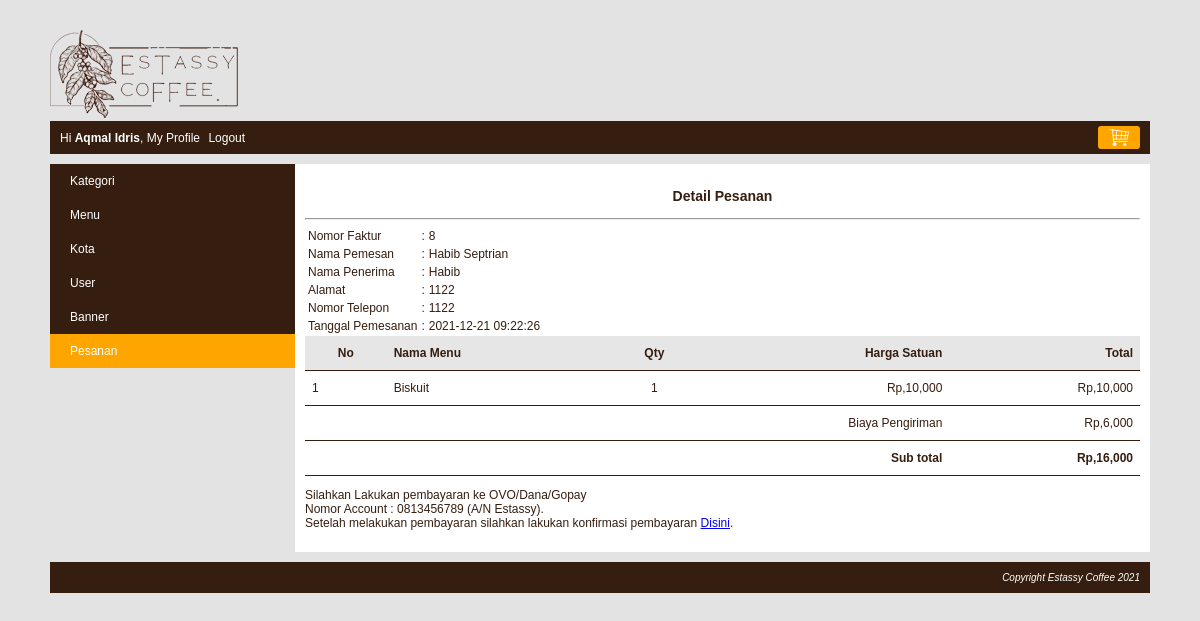
The app's page /index.php?page=my_profile&module=pesanan&action=detail&pesanan_id=8 (signed in) with its own data.
### tables this page shows
CREATE TABLE `pesanan` (
  `pesanan_id` int(10) NOT NULL,
  `kota_id` int(10) NOT NULL,
  `user_id` int(10) NOT NULL,
  `nama_penerima` varchar(150) NOT NULL,
  `nomor_telepon` varchar(15) NOT NULL,
  `alamat` varchar(300) NOT NULL,
  `tanggal_pemesanan` datetime NOT NULL,
  `status` tinyint(4) NOT NULL
);

CREATE TABLE `user` (
  `user_id` int(10) NOT NULL,
  `level` varchar(30) NOT NULL,
  `nama` varchar(150) NOT NULL,
  `email` varchar(160) NOT NULL,
  `alamat` varchar(400) NOT NULL,
  `phone` varchar(15) NOT NULL,
  `password` varchar(300) NOT NULL,
  `status` enum('on','off') NOT NULL
);

CREATE TABLE `pesanan_detail` (
  `pesanan_id` int(10) NOT NULL,
  `menu_id` int(10) NOT NULL,
  `quantity` tinyint(2) NOT NULL,
  `harga` int(10) NOT NULL
);

CREATE TABLE `menu` (
  `menu_id` int(10) NOT NULL,
  `kategori_id` int(10) NOT NULL,
  `nama_menu` varchar(250) NOT NULL,
  `deskripsi` text NOT NULL,
  `gambar` varchar(300) NOT NULL,
  `harga` int(10) NOT NULL,
  `stok` tinyint(1) NOT NULL,
  `status` enum('on','off') NOT NULL
);

CREATE TABLE `kota` (
  `kota_id` int(10) NOT NULL,
  `kota` varchar(150) NOT NULL,
  `tarif` int(10) NOT NULL,
  `status` enum('on','off') NOT NULL
);

### function/helper.php (called while the page is built, shortened)
<?php
	function rupiah($nilai = 0){
		$string = "Rp," . number_format($nilai);
		return $string;
	}

### module/pesanan/detail.php (the view, shortened to what this page needs)
<?php
	$pesanan_id= $_GET["pesanan_id"];
	$query = mysqli_query($koneksi, "SELECT pesanan.nama_penerima, pesanan.nomor_telepon, pesanan.alamat, pesanan.tanggal_pemesanan, user.nama, kota.kota, kota.tarif FROM pesanan JOIN user ON pesanan.user_id=user.user_id JOIN kota ON kota.kota_id=pesanan.kota_id WHERE pesanan.pesanan_id='$pesanan_id'");
	$row=mysqli_fetch_assoc($query);
	$tanggal_pemesanan = $row['tanggal_pemesanan'];
	$nama_penerima = $row['nama_penerima'];
	$nomor_telepon = $row['nomor_telepon'];
	$alamat = $row['alamat'];
	$tarif = $row['tarif'];
	$nama = $row['nama'];
?>
<div id="frame-faktur">
	<h3><center>Detail Pesanan</center></h3>
	<hr/>
	<table>
		<tr>
			<td>Nomor Faktur</td>
			<td>:</td>
			<td><?php echo $pesanan_id; ?></td>
		</tr>
		<tr>
			<td>Nama Pemesan</td>
			<td>:</td>
			<td><?php echo $nama; ?></td>
		</tr>
		<tr>
			<td>Nama Penerima</td>
			<td>:</td>
			<td><?php echo $nama_penerima; ?></td>
		</tr>
		<tr>
			<td>Alamat</td>
			<td>:</td>
			<td><?php echo $alamat; ?></td>
		</tr>
		<tr>
			<td>Nomor Telepon</td>
			<td>:</td>
			<td><?php echo $nomor_telepon; ?></td>
		</tr>
		<tr>
			<td>Tanggal Pemesanan</td>
			<td>:</td>
			<td><?php echo $tanggal_pemesanan; ?></td>
		</tr>
	</table>
</div>
	<table class="table-list">
		<tr class="baris-title">
			<th class="no">No</th>
			<th class="kiri">Nama Menu</th>
			<th class="tengah">Qty</th>
			<th class="kanan">Harga Satuan</th>
			<th class="kanan">Total</th>
		</tr>
		<?php
			$queryDetail = mysqli_query($koneksi, "SELECT pesanan_detail.*, menu.nama_menu FROM pesanan_detail JOIN menu ON pesanan_detail.menu_id=menu.menu_id WHERE pesanan_detail.pesanan_id='$pesanan_id'");
			$no = 1;
			$subtotal = 0;
			while($rowDetail=mysqli_fetch_assoc($queryDetail)){
				$total = $rowDetail["harga"] * $rowDetail["quantity"];
				$subtotal = $subtotal + $total;
				echo "<tr>
						<td class='no'>$no</td>
						<td class='kiri'>$rowDetail[nama_menu]</td>
						<td class='tengah'>$rowDetail[quantity]</td>
						<td class='kanan'>".rupiah($rowDetail["harga"])."</td>
						<td class='kanan'>".rupiah($total)."</td>
					  </tr>";
				$no++;
			}
			$subtotal = $subtotal + $tarif;
		?>
		<tr>
			<td class="kanan" colspan="4">Biaya Pengiriman</td>
			<td class="kanan"><?php echo rupiah($tarif); ?></td>
		</tr>
		<tr>
			<td class="kanan" colspan="4"><b>Sub total</b></td>
			<td class="kanan"><b><?php echo rupiah($subtotal); ?></b></td>
		</tr>
	</table>
	<div id="frame-keterangan-pembayaran">
		<p>Silahkan Lakukan pembayaran ke OVO/Dana/Gopay<br/>
		   Nomor Account : 0813456789 (A/N Estassy).<br/>
		   Setelah melakukan pembayaran silahkan lakukan konfirmasi pembayaran
		   <a href="<?php echo BASE_URL."index.php?page=my_profile&module=pesanan&action=konfirmasi_pembayaran&pesanan_id=$pesanan_id"?>">Disini</a>.
		</p>
	</div>

### css/style.css (style rules this page uses)
body { font-family:arial; font-size:12px; color:#351E10; background:#e3e3e3; margin:0px; }
.table-list { width: 100%; border-collapse: collapse; }
.table-list tr { border-bottom: 1px solid #351E10; }
.table-list tr.baris-title { background: #E6E6E6; }
.table-list tr th, .table-list tr td { padding: 10px 7px; }
.tengah { text-align: center; }
.kiri { text-align: left; }
.kanan { text-align: right; }

### records on screen
pesanan: user.nama "Habib Septrian", nama_penerima "Habib", alamat "1122", nomor_telepon "1122", tanggal_pemesanan "2021-12-21 09:22:26", kota.tarif "Rp,6,000"
pesanan_detail: menu.nama_menu "Biskuit", quantity "1", harga "Rp,10,000", rupiah($total) "Rp,10,000"

### other values on screen
$nama "Aqmal Idris"
$pesanan_id "8"
rupiah($subtotal) "Rp,16,000"
